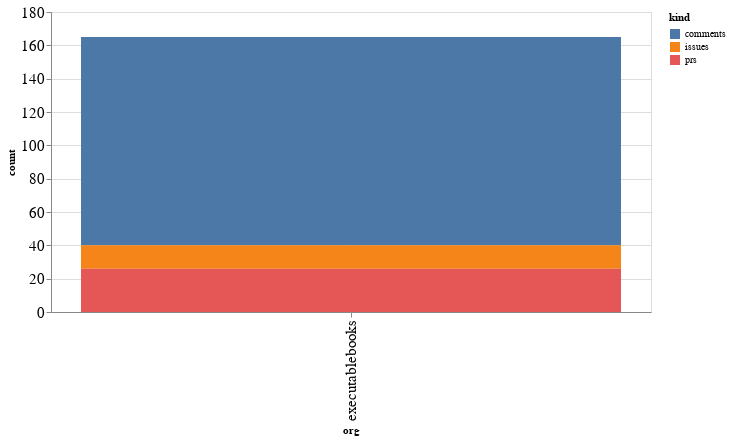

The code cell stored with this chart in its notebook:
### Code cell
alt.Chart(org_summaries, width=600).mark_bar().encode(
    x='org',
    y='count',
    color='kind',
    tooltip="org"
)

### Figure 1 — Vega-Lite specification as saved in the notebook (floating-point values rounded to 4 significant figures)
{"config": {"axisLeft": {"labelFontSize": 15}, "axisBottom": {"labelFontSize": 15}}, "data": {"name": "data-ac90f19ce1cf55b333f94318bbd26b24"}, "mark": "bar", "encoding": {"color": {"type": "nominal", "field": "kind"}, "tooltip": {"type": "nominal", "field": "org"}, "x": {"type": "nominal", "field": "org"}, "y": {"type": "quantitative", "field": "count"}}, "width": 600, "$schema": "https://vega.github.io/schema/vega-lite/v4.8.1.json", "datasets": {"data-ac90f19ce1cf55b333f94318bbd26b24": [{"org": "executablebooks", "kind": "comments", "count": 125}, {"org": "executablebooks", "kind": "issues", "count": 14}, {"org": "executablebooks", "kind": "prs", "count": 26}]}}
